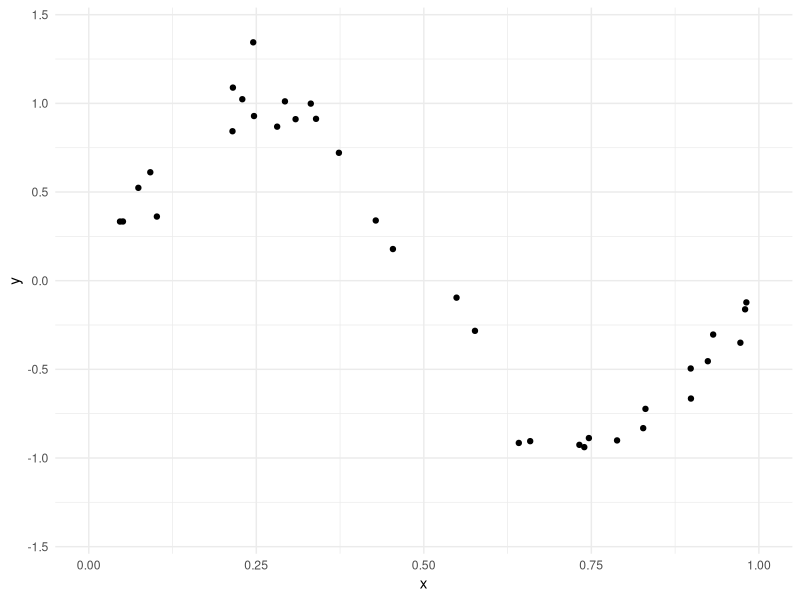
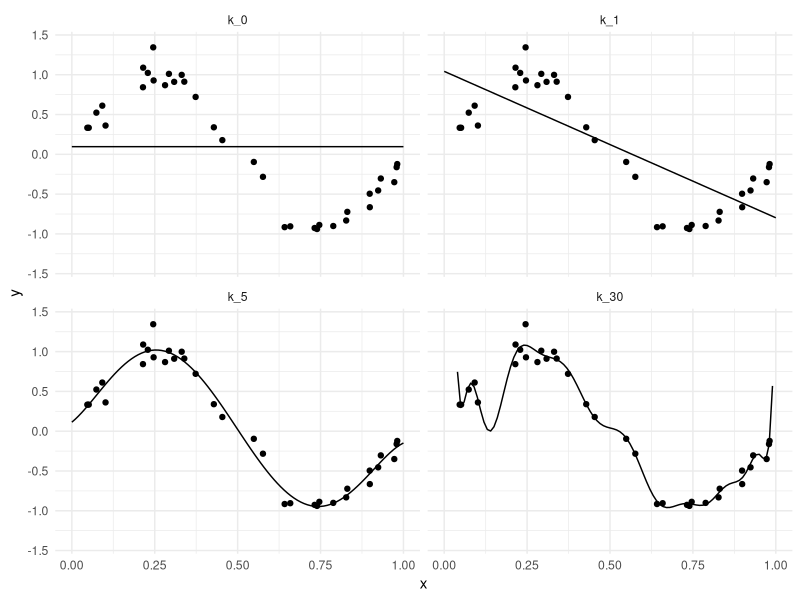
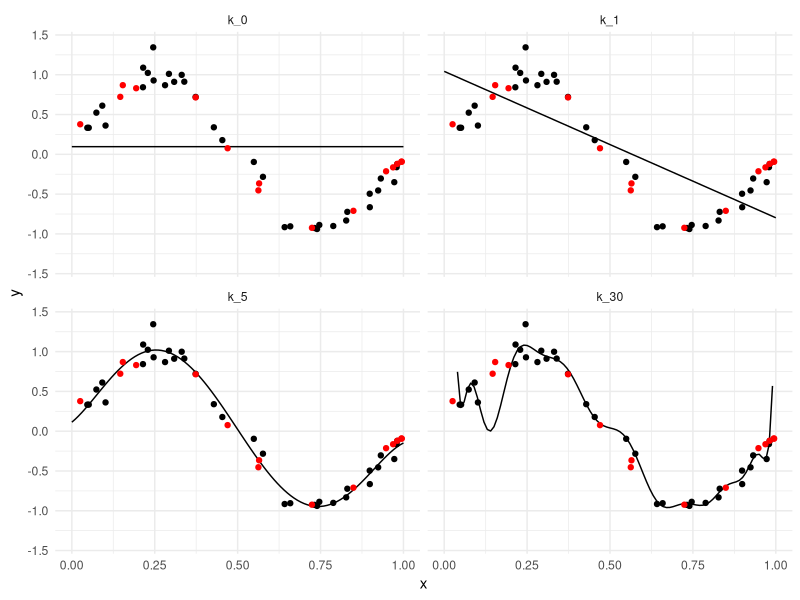
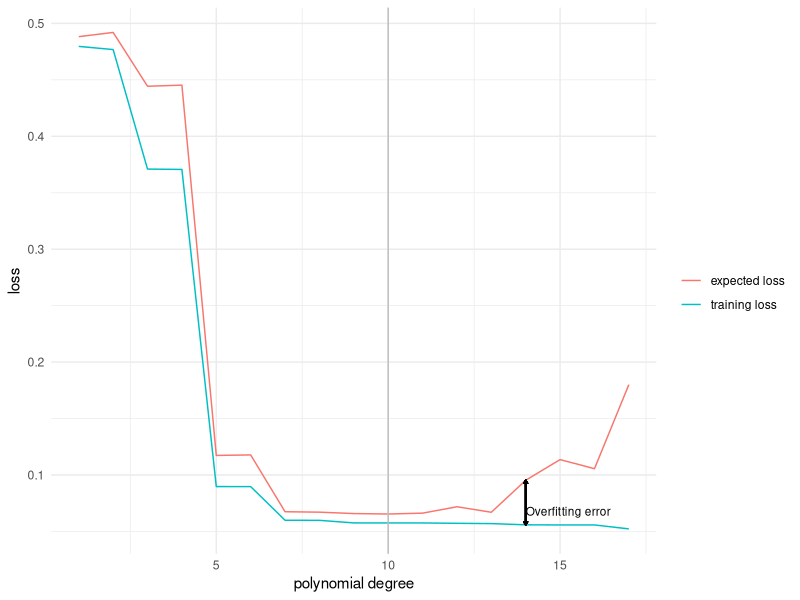
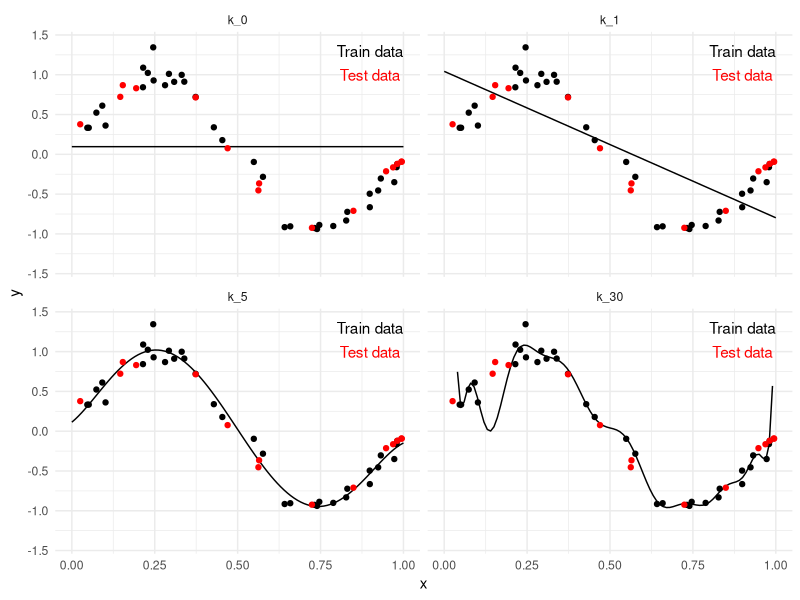

Write the R code that produced these figures, in order. (Note: this script raises an error after producing the figures.)
## ---- chunk 1
knitr::opts_chunk$set(echo = TRUE)
knitr::opts_chunk$set(message = FALSE)
# knitr::opts_knit$set(root.dir = '..')
knitr::opts_chunk$set(fig.height = 3, fig.width = 7)
knitr::opts_chunk$set(fig.pos='H')

library(data.table)
library(ggplot2)
library(magrittr)
library(glue)
library(purrr)
library(caret)
library(knitr)
## ---- chunk 2
set.seed(1337)
n <- 50
x <- runif(n, min = 0, max = 1)
e <- rnorm(n, 0, 0.1)
y <- sin(2*pi*x) + e

x_range <- seq(0,1,0.01)
f <- sin(2*pi*x_range)

data <- data.table(x = x, y = y)

train_proportion <- 0.7
train_index <- sample(1:n, floor(n*train_proportion))

data_train <- data[train_index,]
data_test <- data[-train_index,]
data_range <- data.table(x = x_range, y = f)

p <- ggplot(data_train, aes(x, y)) +
    geom_point()  + 
    # geom_line(data = data_range, aes(x, y)) +
    theme_minimal() +
    xlim(0, 1) + ylim(-1.4, 1.4)

p
## ---- chunk 3
k <- c(0, 1, 5, 30)

for (i in k) {
    if (i == 0) {
        model <- lm(y ~ 1, data = data_train)
    } else {
        model <- lm(y ~ poly(x, i, raw = TRUE), data = data_train)
    }
    colname <- paste0("k_",i)
    data_range <- data_range[, eval(colname):=predict(model, newdata = data_range)]
}

data_range_long <- melt(data_range, id.vars = c("x", "y"))

p +
    geom_line(data = data_range_long, aes(x, value)) +
    facet_wrap(~variable)

## ---- chunk 4

p +
    geom_line(data = data_range_long, aes(x, value)) +
    geom_point(data = data_test, aes(x, y), color = "red") + 
    facet_wrap(~variable)

## ---- chunk 5

generate_dependence <- function(n, small_n, seed_c) {
  set.seed(seed_c)
  x <- runif(n, min = -1, max = 1)
  e <- rnorm(n, mean = 0, sd = .25)
  y <- sin(2*pi*x) + e
  
  daf <- data.frame(x = x, e = e, y = y)
  daf_restrict <- daf[sample.int(nrow(daf), small_n),]
  return(list(complete_data = daf, restricted_data = daf_restrict))
}

# Model family
# Assume that we have the polynomial model family with which we want to estimate 

generate_formula <- function(k, symbol) {
  ret <- as.character()
  for(i in 1:k) {
    ret <- c(ret, paste0("I(",symbol, "^", i,")"))
  }
  return(paste0("y~",paste(ret, collapse = "+")))
}

estimate_model_family <- function(inp_dat, k_max) {
  ret <- list()
  for(i in 1:k_max) {
    ret[[i]] <- lm(as.formula(generate_formula(i, "x")), inp_dat)
  }
  return(ret)
}

predict_family <- function(inp_dat, fam) {
  
  for(i in 1:length(fam)) {
    inp_dat[, paste0("pred_",i)] <- predict(fam[[i]], inp_dat)
    inp_dat[, paste0("err_",i)] <- inp_dat[, paste0("pred_",i)] - inp_dat$y
  }
  return(inp_dat)
}

calculate_error <- function(inp_dat, fam, fieldname) {
  for(i in 1:length(fam)) {
    fam[[i]][[fieldname]] <- sum(inp_dat[, paste0("err_",i)]^2) / nrow(inp_dat)
  }
  return(fam)
}

summarise_result <- function(fam, fieldname) {
  daf <- data.frame(degree = 1:length(fam))
  v <- rep(0, length(fam))
  for(i in 1:length(fam)) {
    v[i] <- fam[[i]][[fieldname]]
  }
  daf[, fieldname] <- v
  return(daf)
}

run_analysis <- function(sample_size, small_sample_size, seed_c, max_degree) {
  sample_data <- generate_dependence(sample_size,small_sample_size, seed_c)
  #model_family <- estimate_model_family(sample_data$dt, 20)
  model_family_rest <- estimate_model_family(sample_data$restricted_data, max_degree)
  
  sample_data_with_pred <- predict_family(sample_data$complete_data, model_family_rest)
  sample_data_with_pred_rest <- predict_family(sample_data$restricted_data, model_family_rest)
  
  model_family_err <- calculate_error(sample_data_with_pred, model_family_rest, "complete")
  model_family_err_rest <- calculate_error(sample_data_with_pred_rest, model_family_rest, "training")
  
  results <- summarise_result(model_family_err, "complete")
  results_rest <- summarise_result(model_family_err_rest, "training")
  
  res_comp <- as.data.table(merge(results, results_rest, by = c('degree')))
}
res_comp <- run_analysis(10000, 200, 2004, 17)
crs <- c("complete"="red", "training"="blue")
ggplot(res_comp) + 
  geom_line(aes(x=degree, y= complete, color = "expected loss")) +
  geom_line(aes(x=degree, y =training, color = "training loss")) +
  geom_vline(xintercept = res_comp[complete == min(complete),degree], color = "grey") +
  geom_segment(aes(x = 14, y = res_comp[degree == 14,training], 
                   xend = 14, yend = res_comp[degree == 14,complete]),
               arrow = arrow(length = unit(0.1,"cm"))) +
  geom_segment(aes(xend = 14, yend = res_comp[degree == 14,training], 
                   x = 14, y = res_comp[degree == 14,complete]),
               arrow = arrow(length = unit(0.1,"cm"))) +
  annotate("text", x = 14, y = res_comp[degree == 14,training], label = "Overfitting error", size = 3, hjust = 0, vjust =-1) +
  xlab("polynomial degree") +
  ylab("loss") +
  guides( color = guide_legend(title = "")) +
  theme(legend.position = "bottom") +
  theme_minimal()


## ---- chunk 6

p +
    geom_line(data = data_range_long, aes(x, value)) +
    geom_point(data = data_test, aes(x, y), color = "red") + 
    annotate("text", x = 0.9, y = 1, label = "Test data", color="red") +
    annotate("text", x = 0.9, y = 1.3, label = "Train data") +
    facet_wrap(~variable)

## ---- chunk 7
MSE <- function(y, pred) {
    mean((y - pred)**2)
}

mse_train <- list()
mse_test <- list()
for (i in k) {
    if (i == 0) {
        model <- lm(y ~ 1, data = data_train)
    } else {
        model <- lm(y ~ poly(x, i, raw = TRUE), data = data_train)
    }
    colname <- paste0("pred",i)
    data_train <- data_train[, eval(colname):=predict(model, newdata = data_train)]
    mse_train[[colname]] <-  MSE(data_train[, y], data_train[, get(colname)])
    data_test <- data_test[, eval(colname):=predict(model, newdata = data_test)]
    mse_test[[colname]] <-  MSE(data_test[, y], data_test[, get(colname)])
}

evals <- cbind("train MSE" = unlist(mse_train), "test MSE" = unlist(mse_test))
kable(evals, digits = 2)
## ---- chunk 8
knitr::include_graphics("./figures/leave-one-out.png")
## ---- chunk 9
knitr::include_graphics("./figures/k_fold.png")
## ---- chunk 10

mse_cross <- list()
data <- data[, constant := 1]
train_control <- trainControl(method="cv", number=5)
for (i in k) {
    if (i == 0) {
        model <- train(y ~ constant, 
               data=data, 
               trControl=train_control, 
               method="lm", 
               tuneGrid  = expand.grid(intercept = FALSE) )
    } else {
        formula <- as.formula(paste0("y ~ ", paste(paste0(paste0("I(x^",1:i),")"), collapse = " + ")))
        model <- train(formula, 
               data=data, 
               trControl=train_control, 
               method="lm")
    }
    mse_cross[[paste0("k_",i)]] <-  model$results$RMSE**2
}

evals <- cbind("train MSE" = unlist(mse_train), "test MSE" = unlist(mse_test), "CV MSE" = unlist(mse_cross))
kable(evals, digits = 2)
## ---- chunk 11
aic <- list()
bic <- list()
for (i in k) {
    if (i == 0) {
        model <- lm(y ~ 1, data = data_train)
    } else {
        model <- lm(y ~ poly(x, i, raw = TRUE), data = data_train)
    }
    colname <- paste0("pred",i)
    aic[[colname]] <-  AIC(model)
    bic[[colname]] <-  BIC(model)
}

evals <- cbind(evals, "AIC" = unlist(aic), "BIC" = unlist(bic))
kable(evals, digits = 2)
